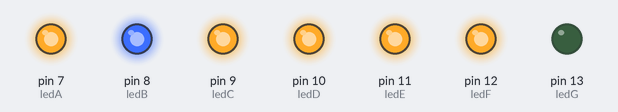
Simulated run of this sketch. Board: Arduino Uno, built with avr-gcc and run on an emulated ATmega328P. Parts: output pins drawn as LEDs (lit = HIGH).

Above: at 0.5 s.
At 2.5 s:
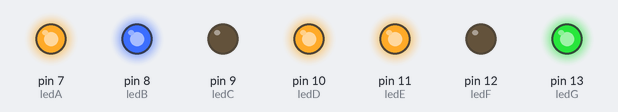
At 3.5 s:
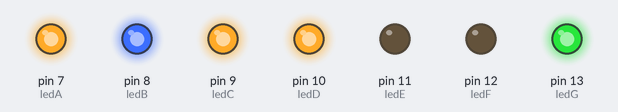
At 5.5 s:
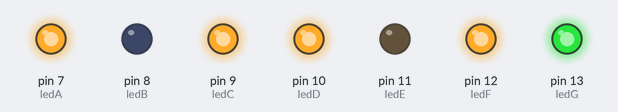
At 8.5 s:
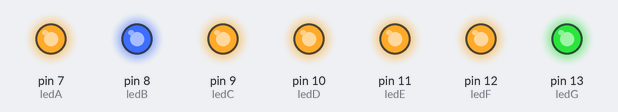
At 11.5 s:
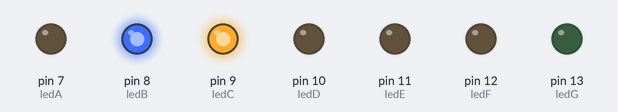
Timing chart, 0 to 13.0 s (numbered marks = the images above):
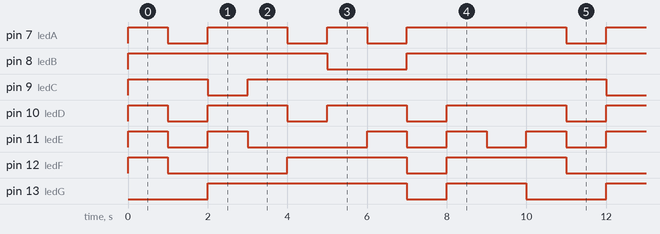

The sketch:

Ex_display.ino
```cpp
 const int ledA = 7;
 const int ledB = 8;
 const int ledC = 9;
 const int ledD = 10;
 const int ledE = 11;
 const int ledF = 12;
 const int ledG = 13;

void setup()
{

   pinMode(ledA, OUTPUT);
   pinMode(ledB, OUTPUT);
   pinMode(ledC, OUTPUT);
   pinMode(ledD, OUTPUT);
   pinMode(ledE, OUTPUT);
   pinMode(ledF, OUTPUT);
   pinMode(ledG, OUTPUT);
}
void loop()
{

  digitalWrite(ledA, HIGH);    // 0//
  digitalWrite(ledB, HIGH);
  digitalWrite(ledC, HIGH);
  digitalWrite(ledD, HIGH);
  digitalWrite(ledE, HIGH);
  digitalWrite(ledF, HIGH);
  digitalWrite(ledG, LOW);

  delay(1000);

  digitalWrite(ledA, LOW);     // 1//
  digitalWrite(ledB, HIGH);
  digitalWrite(ledC, HIGH);
  digitalWrite(ledD, LOW);
  digitalWrite(ledE, LOW);
  digitalWrite(ledF, LOW);
  digitalWrite(ledG, LOW);

  delay(1000);

   digitalWrite(ledA, HIGH);   //2//
  digitalWrite(ledB, HIGH);
  digitalWrite(ledC, LOW);
  digitalWrite(ledD, HIGH);
  digitalWrite(ledE, HIGH);
  digitalWrite(ledF, LOW);
  digitalWrite(ledG, HIGH);

  delay(1000);

  digitalWrite(ledA, HIGH);    // 3 //
  digitalWrite(ledB, HIGH);
  digitalWrite(ledC, HIGH);
  digitalWrite(ledD, HIGH);
  digitalWrite(ledE, LOW);
  digitalWrite(ledF, LOW);
  digitalWrite(ledG, HIGH);

  delay(1000);

   digitalWrite(ledA, LOW);   // 4//
  digitalWrite(ledB, HIGH);
  digitalWrite(ledC, HIGH);
  digitalWrite(ledD, LOW);
  digitalWrite(ledE, LOW);
  digitalWrite(ledF, HIGH);
  digitalWrite(ledG, HIGH);

  delay(1000);

  digitalWrite(ledA, HIGH);  // 5 //
  digitalWrite(ledB, LOW);
  digitalWrite(ledC, HIGH);
  digitalWrite(ledD, HIGH);
  digitalWrite(ledE, LOW);
  digitalWrite(ledF, HIGH);
  digitalWrite(ledG, HIGH);

  delay(1000);

  digitalWrite(ledA, LOW);   // 6 //
  digitalWrite(ledB, LOW);
  digitalWrite(ledC, HIGH);
  digitalWrite(ledD, HIGH);
  digitalWrite(ledE, HIGH);
  digitalWrite(ledF, HIGH);
  digitalWrite(ledG, HIGH);

  delay(1000);

  digitalWrite(ledA, HIGH);  // 7 //
  digitalWrite(ledB, HIGH);
  digitalWrite(ledC, HIGH);
  digitalWrite(ledD, LOW);
  digitalWrite(ledE, LOW);
  digitalWrite(ledF, LOW);
  digitalWrite(ledG, LOW);

  delay(1000);

  digitalWrite(ledA, HIGH);  // 8 //
  digitalWrite(ledB, HIGH);
  digitalWrite(ledC, HIGH);
  digitalWrite(ledD, HIGH);
  digitalWrite(ledE, HIGH);
  digitalWrite(ledF, HIGH);
  digitalWrite(ledG, HIGH);

  delay(1000);

  digitalWrite(ledA, HIGH);  // 9 //
  digitalWrite(ledB, HIGH);
  digitalWrite(ledC, HIGH);
  digitalWrite(ledD, HIGH);
  digitalWrite(ledE, LOW);
  digitalWrite(ledF, HIGH);
  digitalWrite(ledG, HIGH);

  delay(1000);


 }
```

Measured:
- by itself, pin 7 (ledA): repeats every 10.0 s: LOW 1.0 s, HIGH 2.0 s, LOW 1.0 s, HIGH 1.0 s, LOW 1.0 s, HIGH 4.0 s
- by itself, pin 8 (ledB): repeats every 10.0 s: LOW 2.0 s, HIGH 8.0 s
- by itself, pin 9 (ledC): repeats every 10.0 s: LOW 1.0 s, HIGH 9.0 s
- by itself, pin 10 (ledD): repeats every 10.0 s: 2 × (LOW 1.0 s, HIGH 2.0 s), LOW 1.0 s, HIGH 3.0 s
- by itself, pin 11 (ledE): repeats every 10.0 s: LOW 1.0 s, HIGH 1.0 s, LOW 3.0 s, 2 × (HIGH 1.0 s, LOW 1.0 s), HIGH 1.0 s
- by itself, pin 12 (ledF): repeats every 10.0 s: LOW 3.0 s, HIGH 3.0 s, LOW 1.0 s, HIGH 3.0 s
- by itself, pin 13 (ledG): repeats every 10.0 s: LOW 1.0 s, HIGH 2.0 s, LOW 2.0 s, HIGH 5.0 s
